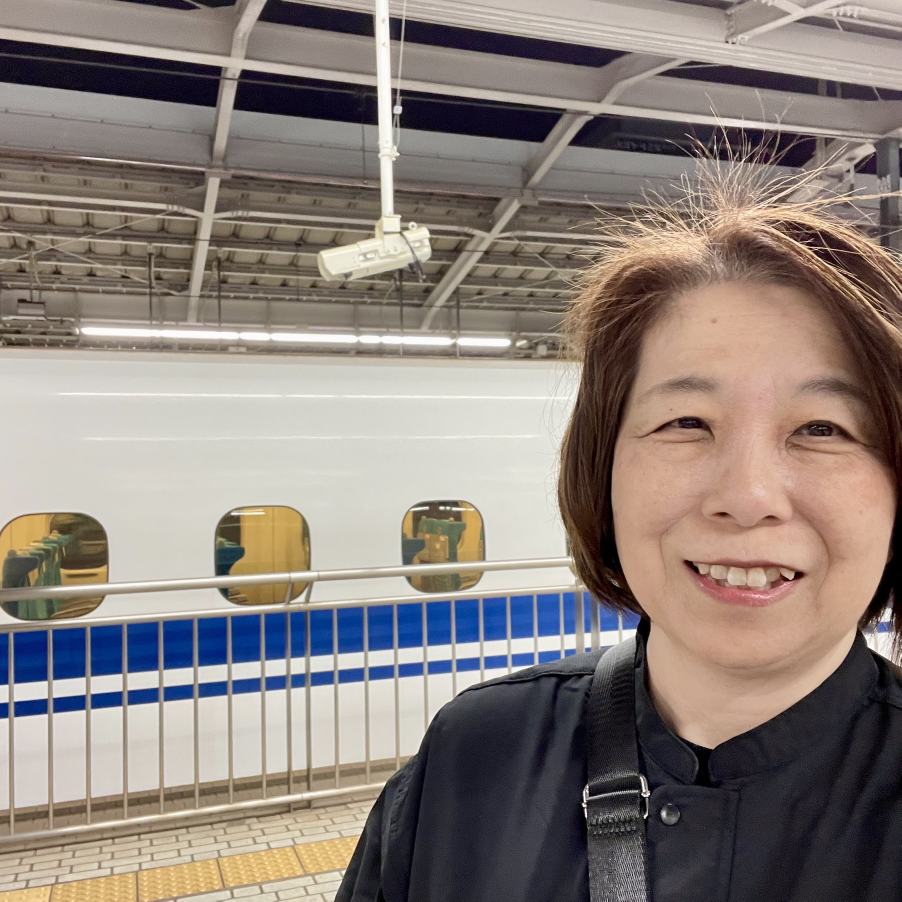
#> input picture 20261101122054.JPEG, 2704 x 2704 px (shown at 1/3 size)
$ python render_travel_intro.py
#> lines starting #> are read from the running program, lines starting #| are printed output that depends on the picture
from pathlib import Path
from PIL import Image, ImageOps, ImageDraw
import subprocess, json, hashlib
ROOT=Path(__file__).resolve().parents[1]
OUT=ROOT/'videos'
OUT.mkdir(exist_ok=True)
W,H=1920,1080
BG=(232,237,240)
def photo(name, box):
#> called with name = '20261101122054.JPEG', box = (1080, 1080)
    im=ImageOps.exif_transpose(Image.open(ROOT/name)).convert('RGB')
#> im is the input picture: PIL image 2704x2704 RGB; mean R, G, B 139.4, 128.7, 122.6
    im=ImageOps.contain(im,box,Image.Resampling.LANCZOS)
#> im: PIL image 1080x1080 RGB
    canvas=Image.new('RGB',box,BG)
    canvas.paste(im,((box[0]-im.width)//2,(box[1]-im.height)//2))
    return canvas
# Whole photographs; uniform scaling only, no retouching or cropping.
left=photo('20261101122054.JPEG',(1080,1080))
plane=photo('20261101121846.JPEG',(840,540))
#> call 2 of photo, with name = '20261101121846.JPEG', box = (840, 540)
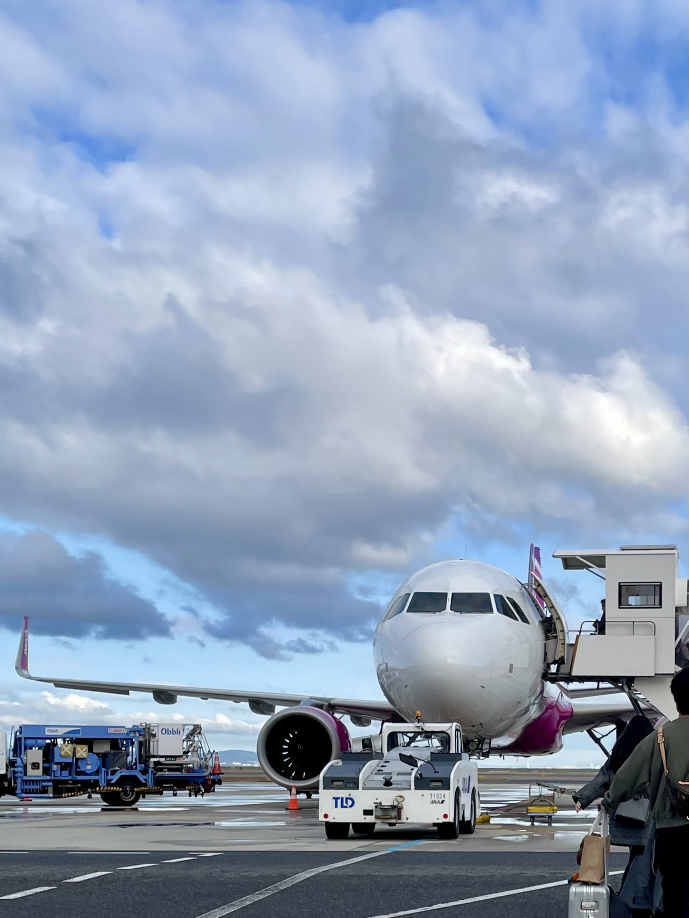
#> input picture 20261101121846.JPEG, 1377 x 1836 px (shown at 1/2 size)
#> in photo, im is the input picture: PIL image 1377x1836 RGB; mean R, G, B 143.9, 160.5, 184.6
#> in photo (call 2), `canvas=Image.new('RGB',box,BG)`:
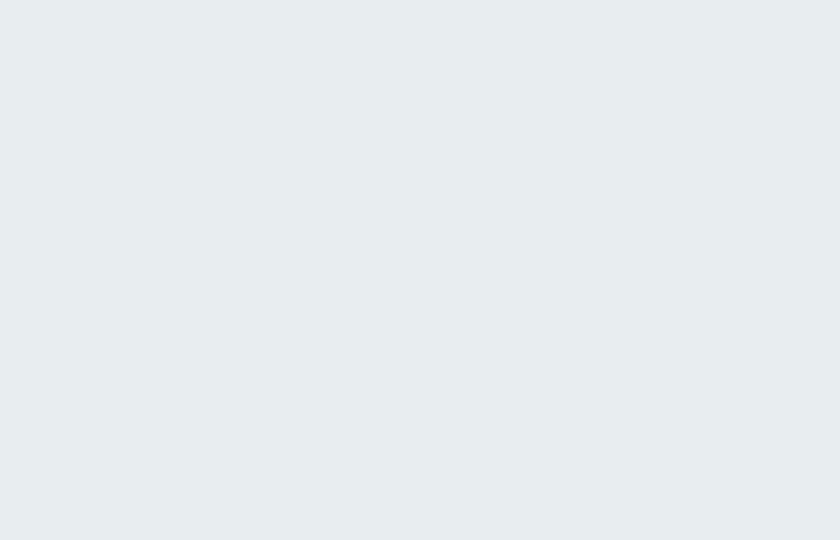
#> canvas: PIL image 840x540 RGB; mean R, G, B 232, 237, 240
#> in photo (call 2), `canvas.paste(im,((box[0]-im.width)//2,(box[1]-im.height)//2))`:
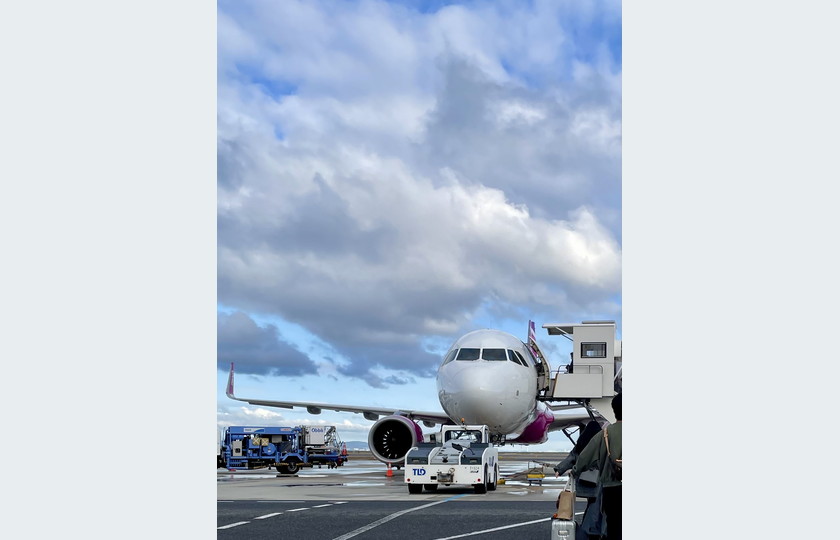
#> canvas: PIL image 840x540 RGB; mean R, G, B 189.6, 200.2, 213.3
# Original hotel illustration, drawn in Python without lettering.
s=3
hotel=Image.new('RGB',(840*s,540*s),(218,231,239))
d=ImageDraw.Draw(hotel)
def rect(b,c): d.rectangle(tuple(int(x*s) for x in b),fill=c)
def poly(p,c): d.polygon([(int(x*s),int(y*s)) for x,y in p],fill=c)
def ellipse(b,c): d.ellipse(tuple(int(x*s) for x in b),fill=c)
ellipse((54,40,246,98),(239,244,246))
ellipse((591,53,776,111),(239,244,246))
rect((0,433,840,540),(207,215,208))
poly([(0,490),(840,451),(840,540),(0,540)],(191,201,202))
ellipse((120,437,731,489),(177,190,190))
rect((184,133,626,439),(239,232,215))
poly([(626,133),(698,171),(698,439),(626,439)],(200,201,190))
rect((171,122,636,141),(78,100,116))
poly([(636,122),(709,162),(698,175),(626,141)],(58,82,98))
rect((204,154,605,169),(215,209,193))
for y in (190,254,318):
    for x in (214,286,358,430,502,574):
        rect((x,y,x+35,y+43),(77,106,124))
        rect((x+4,y+4,x+31,y+39),(139,169,186))
        rect((x+16,y+4,x+19,y+39),(215,221,214))
for y in (192,256,320):
    for x in (645,674):
        poly([(x,y),(x+14,y+7),(x+14,y+48),(x,y+41)],(103,130,142))
rect((205,378,604,439),(221,216,200))
rect((361,372,469,439),(66,94,111))
rect((370,380,410,435),(150,175,187))
rect((420,380,460,435),(150,175,187))
poly([(323,364),(493,364),(516,385),(302,385)],(81,107,122))
rect((313,385,319,440),(109,121,119))
rect((499,385,505,440),(109,121,119))
rect((342,440,488,448),(233,231,218))
rect((327,448,503,456),(224,224,212))
for x in (129,725):
    rect((x-5,358,x+5,449),(113,117,98))
    ellipse((x-43,302,x+43,388),(123,149,131))
    ellipse((x-34,279,x+34,351),(139,163,144))
rect((90,444,163,460),(153,162,146))
rect((690,444,761,460),(153,162,146))
hotel=hotel.resize((840,540),Image.Resampling.LANCZOS)
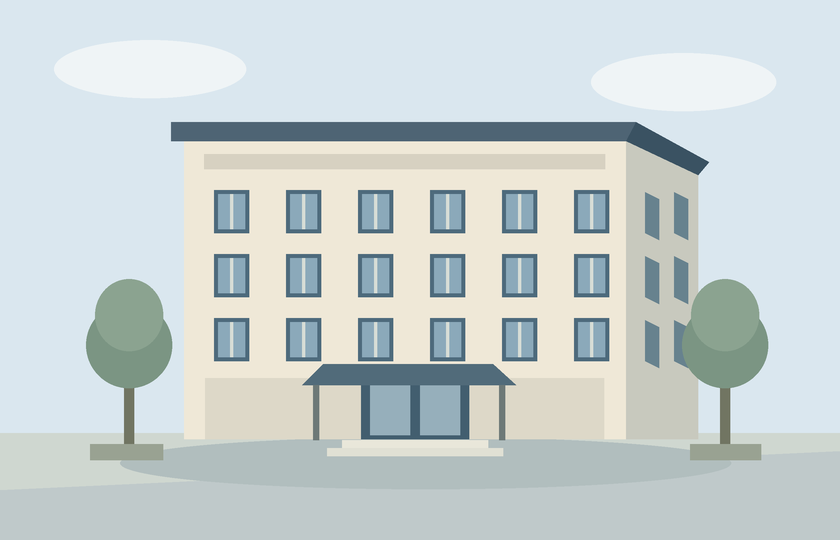
#> hotel: PIL image 840x540 RGB; mean R, G, B 200.5, 210, 210.1
base=Image.new('RGB',(W,H),BG)
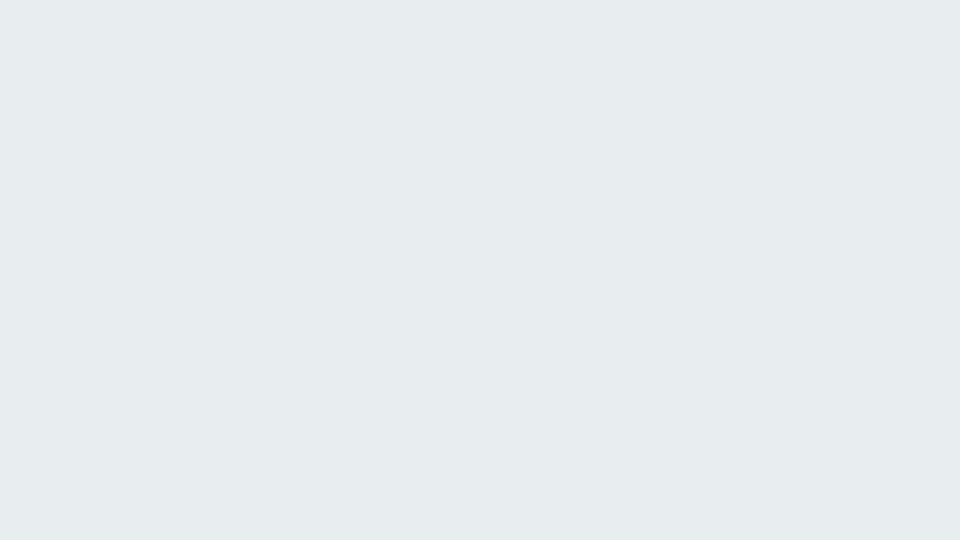
#> base: PIL image 1920x1080 RGB (shown at 1/2 size); mean R, G, B 232, 237, 240
base.paste(left,(0,0))
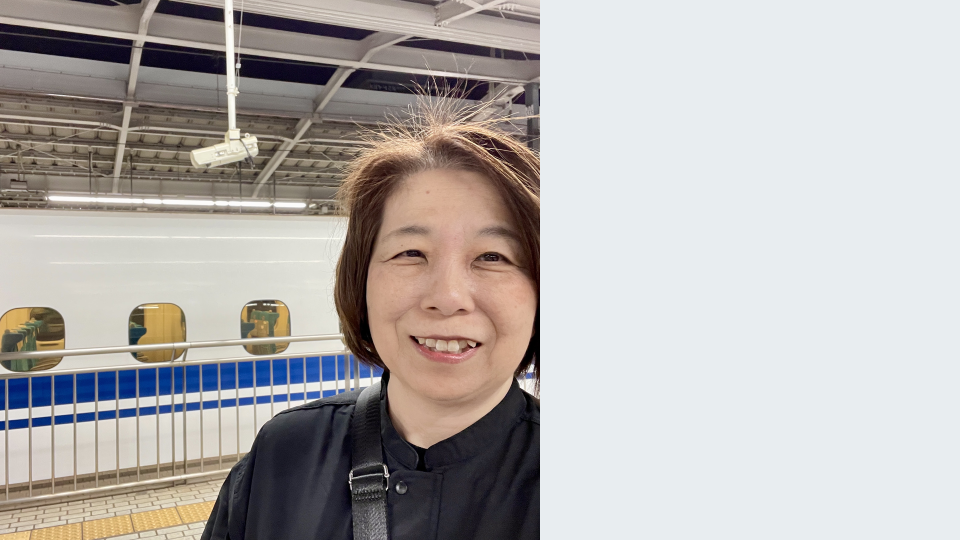
#> base: PIL image 1920x1080 RGB (shown at 1/2 size); mean R, G, B 179.9, 176.1, 174
base.save(OUT/'travel_base.png')
plane.save(OUT/'travel_plane.png')
hotel.save(OUT/'hotel_illustration.png')
final=base.copy();final.paste(plane,(1080,0));final.paste(hotel,(1080,540))
#> after `final.paste(hotel, (1080, 540))`:
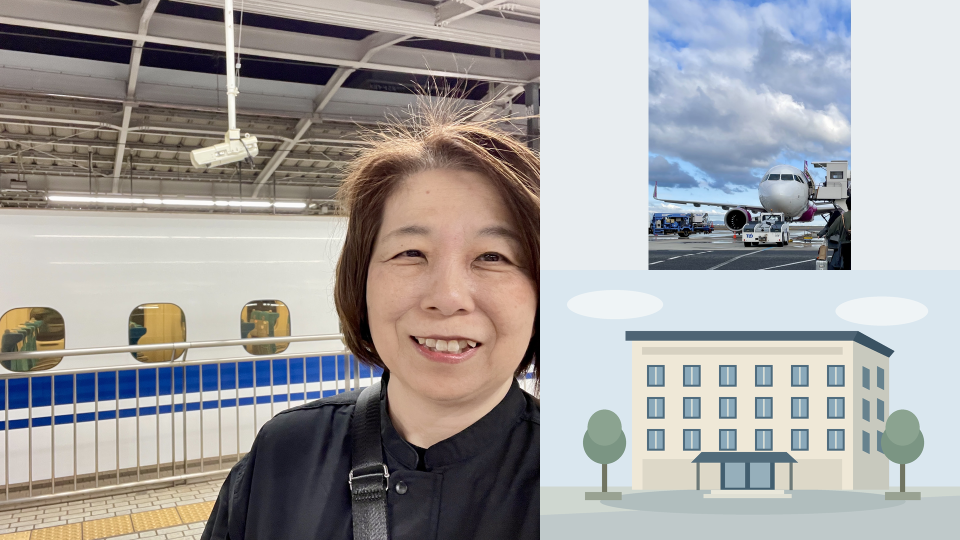
#> final: PIL image 1920x1080 RGB (shown at 1/2 size); mean R, G, B 163.7, 162.1, 161.6
final.save(OUT/'travel_preview.png')
target=OUT/'travel_intro_8s.mp4'
cmd=['ffmpeg','-y','-v','error','-loop','1','-framerate','30','-i',str(OUT/'travel_base.png'),'-loop','1','-framerate','30','-i',str(OUT/'travel_plane.png'),'-loop','1','-framerate','30','-i',str(OUT/'hotel_illustration.png'),'-filter_complex','[1:v]format=rgba,fade=t=in:st=2:d=2:alpha=1[p];[2:v]format=rgba,fade=t=in:st=4:d=2:alpha=1[h];[0:v][p]overlay=1080:0:format=auto[b];[b][h]overlay=1080:540:format=auto,format=yuv420p[v]','-map','[v]','-an','-t','8','-r','30','-c:v','libx264','-preset','slow','-crf','17','-profile:v','high','-level:v','4.1','-pix_fmt','yuv420p','-movflags','+faststart','-color_primaries','bt709','-color_trc','bt709','-colorspace','bt709','-threads','2',str(target)]
subprocess.run(cmd,check=True)
#> (this line was passed over: subprocess is not available in this run)
#> (the run stopped early here; a loop or call above may not have finished)
